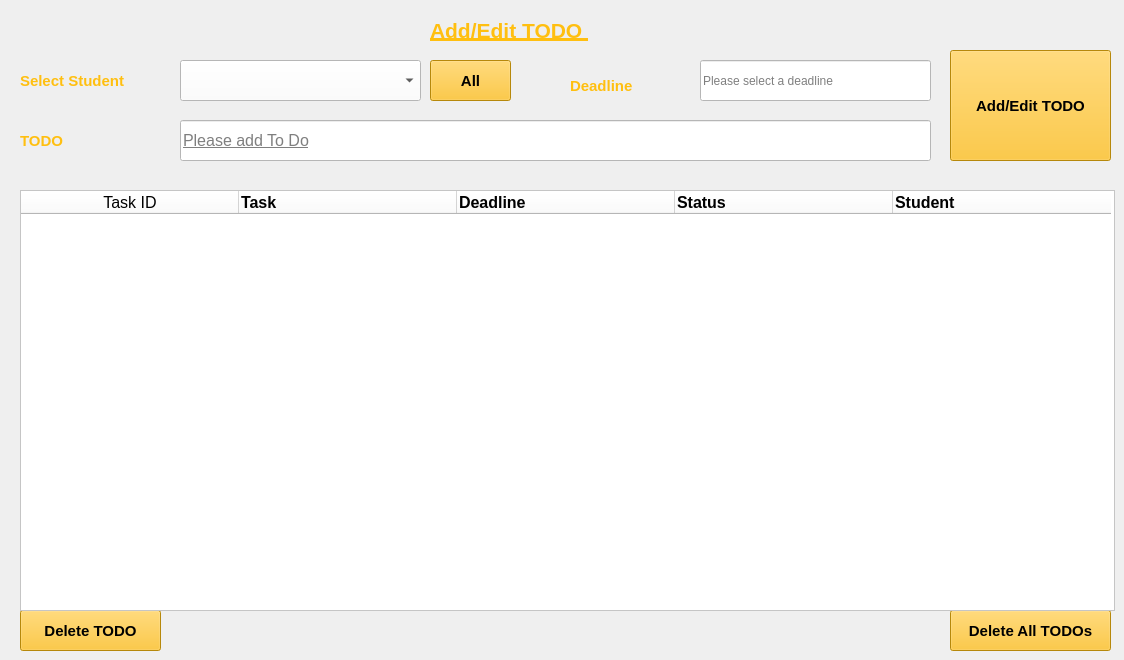
    <widget class="QWidget" name="tab_5">
     <attribute name="title">
      <string>To Do List</string>
     </attribute>
     <widget class="QPushButton" name="deleteTodoBtn">
      <property name="geometry">
       <rect>
        <x>20</x>
        <y>610</y>
        <width>141</width>
        <height>41</height>
       </rect>
      </property>
      <property name="font">
       <font>
        <pointsize>11</pointsize>
        <weight>75</weight>
        <bold>true</bold>
       </font>
      </property>
      <property name="toolTipDuration">
       <number>-1</number>
      </property>
      <property name="styleSheet">
       <string notr="true">background-color: rgb(255, 191, 16);</string>
      </property>
      <property name="text">
       <string>Delete TODO</string>
      </property>
     </widget>
     <widget class="QPushButton" name="deleteAllTodosBtn">
      <property name="geometry">
       <rect>
        <x>950</x>
        <y>610</y>
        <width>161</width>
        <height>41</height>
       </rect>
      </property>
      <property name="font">
       <font>
        <pointsize>11</pointsize>
        <weight>75</weight>
        <bold>true</bold>
       </font>
      </property>
      <property name="toolTipDuration">
       <number>-1</number>
      </property>
      <property name="styleSheet">
       <string notr="true">background-color: rgb(255, 191, 16);</string>
      </property>
      <property name="text">
       <string>Delete All TODOs</string>
      </property>
     </widget>
     <widget class="QTableWidget" name="todoTable">
      <property name="geometry">
       <rect>
        <x>20</x>
        <y>190</y>
        <width>1095</width>
        <height>421</height>
       </rect>
      </property>
      <property name="font">
       <font>
        <pointsize>12</pointsize>
        <weight>50</weight>
        <bold>false</bold>
       </font>
      </property>
      <property name="mouseTracking">
       <bool>false</bool>
      </property>
      <property name="tabletTracking">
       <bool>false</bool>
      </property>
      <property name="toolTipDuration">
       <number>-1</number>
      </property>
      <property name="autoFillBackground">
       <bool>false</bool>
      </property>
      <property name="styleSheet">
       <string notr="true">background-color: rgb(255, 255, 255);</string>
      </property>
      <property name="sortingEnabled">
       <bool>false</bool>
      </property>
      <attribute name="horizontalHeaderCascadingSectionResizes">
       <bool>false</bool>
      </attribute>
      <attribute name="horizontalHeaderDefaultSectionSize">
       <number>218</number>
      </attribute>
      <column>
       <property name="text">
        <string>Task ID</string>
       </property>
      </column>
      <column>
       <property name="text">
        <string>Task</string>
       </property>
       <property name="font">
        <font>
         <pointsize>12</pointsize>
         <weight>75</weight>
         <bold>true</bold>
        </font>
       </property>
       <property name="textAlignment">
        <set>AlignLeading|AlignVCenter</set>
       </property>
      </column>
      <column>
       <property name="text">
        <string>Deadline</string>
       </property>
       <property name="font">
        <font>
         <pointsize>12</pointsize>
         <weight>75</weight>
         <bold>true</bold>
        </font>
       </property>
       <property name="textAlignment">
        <set>AlignLeading|AlignVCenter</set>
       </property>
      </column>
      <column>
       <property name="text">
        <string>Status</string>
       </property>
       <property name="font">
        <font>
         <pointsize>12</pointsize>
         <weight>75</weight>
         <bold>true</bold>
        </font>
       </property>
       <property name="textAlignment">
        <set>AlignLeading|AlignVCenter</set>
       </property>
      </column>
      <column>
       <property name="text">
        <string>Student</string>
       </property>
       <property name="font">
        <font>
         <pointsize>12</pointsize>
         <weight>75</weight>
         <bold>true</bold>
        </font>
       </property>
       <property name="textAlignment">
        <set>AlignLeading|AlignVCenter</set>
       </property>
      </column>
     </widget>
     <widget class="QLabel" name="label_39">
      <property name="geometry">
       <rect>
        <x>20</x>
        <y>70</y>
        <width>151</width>
        <height>21</height>
       </rect>
      </property>
      <property name="font">
       <font>
        <pointsize>11</pointsize>
        <weight>75</weight>
        <bold>true</bold>
        <underline>false</underline>
        <kerning>true</kerning>
       </font>
      </property>
      <property name="toolTipDuration">
       <number>-1</number>
      </property>
      <property name="styleSheet">
       <string notr="true">color: rgb(255, 191, 16);</string>
      </property>
      <property name="text">
       <string>Select Student</string>
      </property>
      <property name="indent">
       <number>0</number>
      </property>
     </widget>
     <widget class="QComboBox" name="comboBox_student">
      <property name="geometry">
       <rect>
        <x>180</x>
        <y>60</y>
        <width>241</width>
        <height>41</height>
       </rect>
      </property>
      <property name="font">
       <font>
        <pointsize>12</pointsize>
       </font>
      </property>
      <property name="toolTipDuration">
       <number>0</number>
      </property>
      <property name="styleSheet">
       <string notr="true">background-color: rgb(255, 255, 255);</string>
      </property>
      <property name="currentIndex">
       <number>-1</number>
      </property>
      <property name="maxVisibleItems">
       <number>30</number>
      </property>
      <property name="minimumContentsLength">
       <number>6</number>
      </property>
     </widget>
     <widget class="QLineEdit" name="deadlineInput">
      <property name="geometry">
       <rect>
        <x>700</x>
        <y>60</y>
        <width>231</width>
        <height>41</height>
       </rect>
      </property>
      <property name="toolTipDuration">
       <number>-1</number>
      </property>
      <property name="styleSheet">
       <string notr="true">background-color: rgb(255, 255, 255);
font: 12pt &quot;MS Shell Dlg 2&quot;;</string>
      </property>
      <property name="placeholderText">
       <string>Please select a deadline</string>
      </property>
     </widget>
     <widget class="QPushButton" name="addTodoBtn">
      <property name="geometry">
       <rect>
        <x>950</x>
        <y>50</y>
        <width>161</width>
        <height>111</height>
       </rect>
      </property>
      <property name="font">
       <font>
        <pointsize>11</pointsize>
        <weight>75</weight>
        <bold>true</bold>
       </font>
      </property>
      <property name="toolTipDuration">
       <number>-1</number>
      </property>
      <property name="styleSheet">
       <string notr="true">background-color: rgb(255, 191, 16);</string>
      </property>
      <property name="text">
       <string>Add/Edit TODO</string>
      </property>
     </widget>
     <widget class="QLabel" name="label_40">
      <property name="geometry">
       <rect>
        <x>570</x>
        <y>70</y>
        <width>111</width>
        <height>31</height>
       </rect>
      </property>
      <property name="font">
       <font>
        <pointsize>11</pointsize>
        <weight>75</weight>
        <bold>true</bold>
        <underline>false</underline>
        <kerning>true</kerning>
       </font>
      </property>
      <property name="toolTipDuration">
       <number>-1</number>
      </property>
      <property name="styleSheet">
       <string notr="true">color: rgb(255, 191, 16);</string>
      </property>
      <property name="text">
       <string>Deadline</string>
      </property>
      <property name="indent">
       <number>0</number>
      </property>
     </widget>
     <widget class="QLabel" name="label_41">
      <property name="geometry">
       <rect>
        <x>20</x>
        <y>130</y>
        <width>121</width>
        <height>21</height>
       </rect>
      </property>
      <property name="font">
       <font>
        <pointsize>11</pointsize>
        <weight>75</weight>
        <bold>true</bold>
        <underline>false</underline>
        <kerning>true</kerning>
       </font>
      </property>
      <property name="toolTipDuration">
       <number>-1</number>
      </property>
      <property name="styleSheet">
       <string notr="true">color: rgb(255, 191, 16);</string>
      </property>
      <property name="text">
       <string>TODO</string>
      </property>
      <property name="indent">
       <number>0</number>
      </property>
     </widget>
     <widget class="QLabel" name="label_42">
      <property name="geometry">
       <rect>
        <x>430</x>
        <y>20</y>
        <width>321</width>
        <height>21</height>
       </rect>
      </property>
      <property name="font">
       <font>
        <pointsize>16</pointsize>
        <weight>75</weight>
        <bold>true</bold>
        <underline>true</underline>
       </font>
      </property>
      <property name="toolTipDuration">
       <number>-1</number>
      </property>
      <property name="styleSheet">
       <string notr="true">color: rgb(255, 191, 16);</string>
      </property>
      <property name="text">
       <string>Add/Edit TODO </string>
      </property>
      <property name="indent">
       <number>0</number>
      </property>
     </widget>
     <widget class="QLineEdit" name="todoName">
      <property name="geometry">
       <rect>
        <x>180</x>
        <y>120</y>
        <width>751</width>
        <height>41</height>
       </rect>
      </property>
      <property name="font">
       <font>
        <family>MS Shell Dlg 2</family>
        <pointsize>12</pointsize>
        <weight>50</weight>
        <italic>false</italic>
        <bold>false</bold>
        <underline>true</underline>
       </font>
      </property>
      <property name="toolTipDuration">
       <number>-1</number>
      </property>
      <property name="styleSheet">
       <string notr="true">background-color: rgb(255, 255, 255);
font: 12pt &quot;MS Shell Dlg 2&quot;;</string>
      </property>
      <property name="placeholderText">
       <string>Please add To Do</string>
      </property>
     </widget>
     <widget class="QPushButton" name="allTodosBtn">
      <property name="geometry">
       <rect>
        <x>430</x>
        <y>60</y>
        <width>81</width>
        <height>41</height>
       </rect>
      </property>
      <property name="font">
       <font>
        <pointsize>11</pointsize>
        <weight>75</weight>
        <bold>true</bold>
       </font>
      </property>
      <property name="toolTipDuration">
       <number>-1</number>
      </property>
      <property name="styleSheet">
       <string notr="true">background-color: rgb(255, 191, 16);</string>
      </property>
      <property name="text">
       <string>All</string>
      </property>
     </widget>
    </widget>
